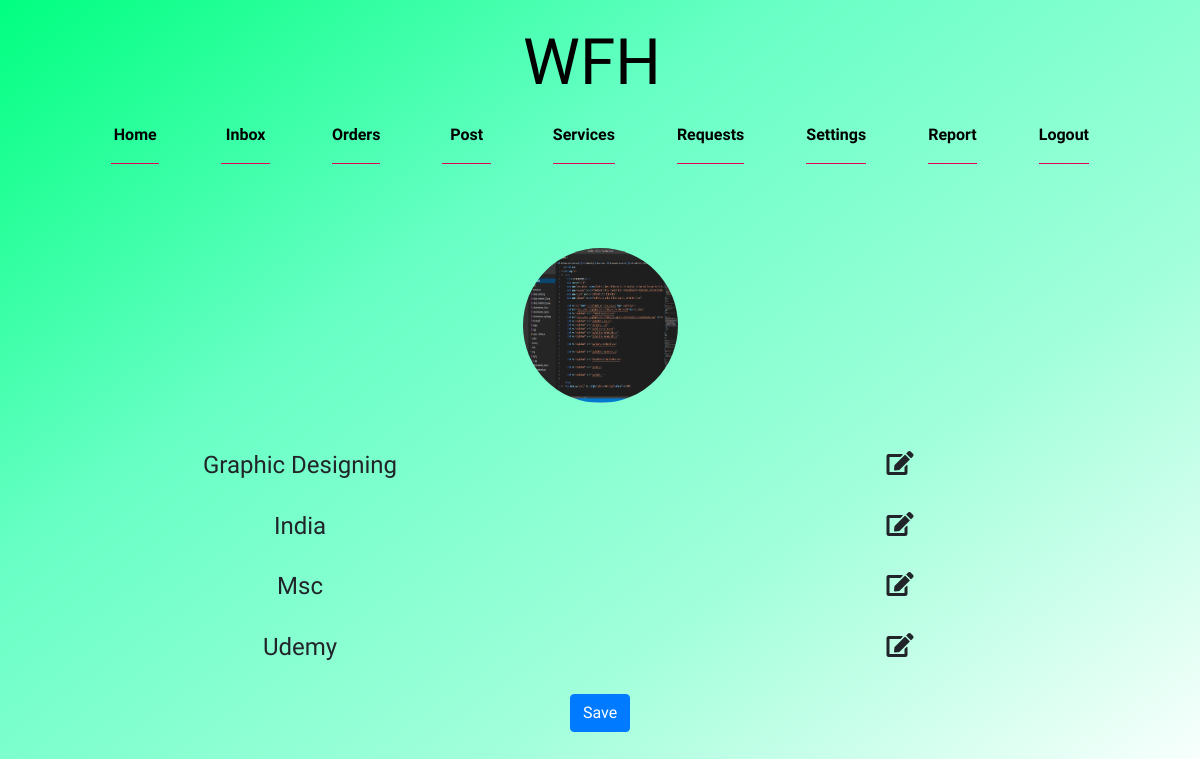
Page /settings/ (signed in) on the committed database.
### work_for_hire/models.py (models this page shows)
class port_folio(models.Model):
    user_id = models.CharField(max_length=40)
    picture = models.FileField(null=True)
    skills = models.CharField(max_length=40)
    country = models.CharField(max_length=40)
    degree = models.CharField(max_length=100)
    certification = models.CharField(max_length=100)

### work_for_hire/views.py (the view)
# urls.py: path('settings/', views.settings_page, name='settings_view'),
def settings_page(request):
    user = request.user.username
    try:
        p = port_folio.objects.get(user_id=user)
        return render(request, 'work_for_hire/seller/settings.html', {'p': p})
    except EOFError:
        return render(request, 'work_for_hire/seller/settings.html')

### templates/work_for_hire/seller/settings.html (shortened to what this page needs)
{% extends 'work_for_hire/seller/base.html' %}
{% block navbar %}
         {% if p %}
            <div class="col-md-12 text-center justify-content-center mx-auto" id="portfolio_form" style="margin: 40px; font-family:  Lobster;">
                    <form method="POST" action="{% url 'portfolio' up_id=user.username %}" enctype="multipart/form-data">
                            <div class="text-center row">
                                <div class="col-md-12 mx-auto " style="width: 155px; height: 155px;">
                                    {% if p.picture != 'False' %}
                                        <img alt="" class='dp_img img-responsive rounded-circle z-depth-2' width="155px" height="155px" src="{{ p.picture.url }}"/>
                                    {% else %}
                                        <i style="font-size: 8em" class="fas fa-user-circle"></i>
                                    {% endif %}
                                </div><br>
                            </div><br><br>
                            <div class="text-center row skills_form">
                                <h4 class="col-md-6">{{ p.skills }}</h4>
                                <i onclick="hideit('.skills_form', '.skills_field')" style="font-size: 1.5rem" class="fa fa-edit col-md-6"></i>
                            </div>
                            <br>
                            <div class="text-center row country_form">
                                <h4 class="col-md-6">{{ p.country }}</h4>
                                <i onclick="hideit('.country_form', '.country_field')" style="font-size: 1.5rem" class="fa fa-edit col-md-6"></i>
                            </div>
                            <br>
                            <div class="text-center row degree_form">
                                <h4 class="col-md-6">{{ p.degree }}</h4>
                                <i onclick="hideit('.degree_form', '.degree_field')" style="font-size: 1.5rem" class="fa fa-edit col-md-6"></i>
                            </div>
                            <br>
                            <div class="text-center row certify_form">
                                <h4 class="col-md-6">{{ p.certification }}</h4><br>
                                <i onclick="hideit('.certify_form', '.certify_field')" style="font-size: 1.5rem" class="fa fa-edit col-md-6"></i>
                            </div>
                            <br>
                            <div class="form-group">
                                <button type="submit" class="btn btn-primary">Save</button>
                            </div>
                    </form>
                </div>
        {% endif %}
{% endblock %}

### rows in the picture
port_folio: picture (picture), skills "Graphic Designing", country "India", degree "Msc", certification "Udemy"
